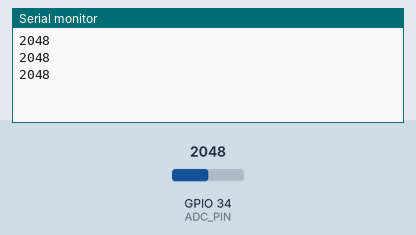
The sketch below on a simulated ESP32. Parts: the last lines printed to the serial monitor. Inputs (shaded band) come from the test bench; at power-on: GPIO 34 (ADC_PIN) = 2048 (analog values on the 0–4095 scale).

Above: at 1.3 s.
1.4 s: GPIO 34 (ADC_PIN) set to 2866
At 1.9 s:
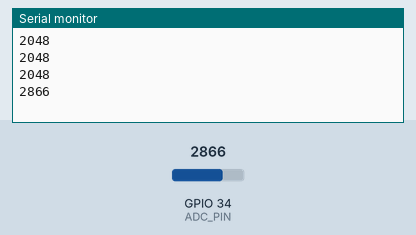
2.9 s: GPIO 34 (ADC_PIN) set to 3603
At 3.4 s:
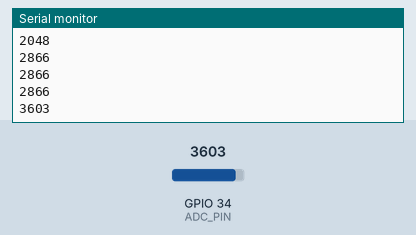
Timing chart, 0 to 5.9 s (numbered marks = the images above; inputs shaded):
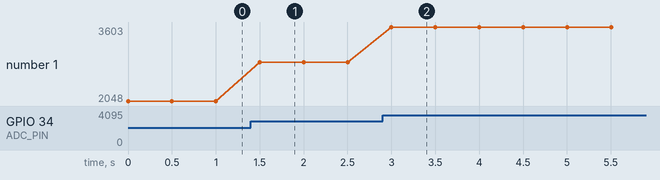

Measured:
- after the input at 1.4 s, the serial monitor: prints a new line after 0.10 s (image 1)
- after the input at 2.9 s, the serial monitor: prints a new line after 0.10 s (image 2)
- plotted number 1: 2048 → 2866 after the input at 1.4 s, 2866 → 3603 after the input at 2.9 s

The sketch:

13-Potentiometer.ino
```cpp
const int ADC_PIN=34;
void setup(){ Serial.begin(115200); analogReadResolution(12); analogSetAttenuation(ADC_11db); }
void loop(){ Serial.println(analogRead(ADC_PIN)); delay(500); }
```
